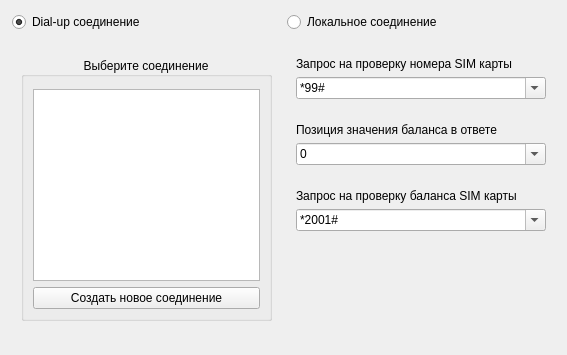
                    <widget class="QWidget" name="page_4">
                     <layout class="QVBoxLayout" name="verticalLayout_5">
                      <property name="leftMargin">
                       <number>0</number>
                      </property>
                      <property name="topMargin">
                       <number>0</number>
                      </property>
                      <property name="rightMargin">
                       <number>0</number>
                      </property>
                      <property name="bottomMargin">
                       <number>0</number>
                      </property>
                      <item>
                       <layout class="QVBoxLayout" name="verticalLayout_22" stretch="0,1">
                        <property name="leftMargin">
                         <number>12</number>
                        </property>
                        <property name="topMargin">
                         <number>12</number>
                        </property>
                        <property name="rightMargin">
                         <number>12</number>
                        </property>
                        <property name="bottomMargin">
                         <number>12</number>
                        </property>
                        <item>
                         <layout class="QHBoxLayout" name="horizontalLayout_19">
                          <item>
                           <widget class="QRadioButton" name="radioDialUpConnection">
                            <property name="text">
                             <string>Dial-up соединение</string>
                            </property>
                            <property name="checked">
                             <bool>true</bool>
                            </property>
                           </widget>
                          </item>
                          <item>
                           <widget class="QRadioButton" name="radioLocalConnection">
                            <property name="text">
                             <string>Локальное соединение</string>
                            </property>
                           </widget>
                          </item>
                         </layout>
                        </item>
                        <item>
                         <layout class="QVBoxLayout" name="verticalLayout_23">
                          <property name="spacing">
                           <number>12</number>
                          </property>
                          <property name="topMargin">
                           <number>0</number>
                          </property>
                          <property name="bottomMargin">
                           <number>0</number>
                          </property>
                          <item>
                           <widget class="QWidget" name="wgtDialUpConnectionData" native="true">
                            <layout class="QVBoxLayout" name="verticalLayout_24">
                             <property name="bottomMargin">
                              <number>0</number>
                             </property>
                             <item>
                              <spacer name="verticalSpacer_22">
                               <property name="orientation">
                                <enum>Qt::Vertical</enum>
                               </property>
                               <property name="sizeType">
                                <enum>QSizePolicy::Fixed</enum>
                               </property>
                               <property name="sizeHint" stdset="0">
                                <size>
                                 <width>20</width>
                                 <height>10</height>
                                </size>
                               </property>
                              </spacer>
                             </item>
                             <item>
                              <layout class="QHBoxLayout" name="horizontalLayout_6" stretch="1,1">
                               <property name="spacing">
                                <number>24</number>
                               </property>
                               <property name="leftMargin">
                                <number>0</number>
                               </property>
                               <property name="topMargin">
                                <number>0</number>
                               </property>
                               <property name="rightMargin">
                                <number>0</number>
                               </property>
                               <item>
                                <widget class="QGroupBox" name="grpConnection">
                                 <property name="title">
                                  <string>Выберите соединение</string>
                                 </property>
                                 <property name="alignment">
                                  <set>Qt::AlignCenter</set>
                                 </property>
                                 <layout class="QVBoxLayout" name="verticalLayout_29">
                                  <property name="topMargin">
                                   <number>12</number>
                                  </property>
                                  <item>
                                   <widget class="QListWidget" name="listWidgetConnectionList"/>
                                  </item>
                                  <item>
                                   <widget class="QPushButton" name="btnNewConnection">
                                    <property name="text">
                                     <string>Создать новое соединение</string>
                                    </property>
                                   </widget>
                                  </item>
                                 </layout>
                                </widget>
                               </item>
                               <item>
                                <layout class="QVBoxLayout" name="verticalLayout_12">
                                 <property name="leftMargin">
                                  <number>0</number>
                                 </property>
                                 <property name="rightMargin">
                                  <number>0</number>
                                 </property>
                                 <property name="bottomMargin">
                                  <number>20</number>
                                 </property>
                                 <item>
                                  <layout class="QVBoxLayout" name="verticalLayout_25">
                                   <property name="spacing">
                                    <number>6</number>
                                   </property>
                                   <item>
                                    <widget class="QLabel" name="lblRequestNumberSimReg">
                                     <property name="text">
                                      <string>Запрос на проверку номера SIM карты</string>
                                     </property>
                                    </widget>
                                   </item>
                                   <item>
                                    <widget class="QComboBox" name="cbxRequestNumberSimReg">
                                     <property name="minimumSize">
                                      <size>
                                       <width>0</width>
                                       <height>0</height>
                                      </size>
                                     </property>
                                     <property name="editable">
                                      <bool>true</bool>
                                     </property>
                                     <item>
                                      <property name="text">
                                       <string>*99#</string>
                                      </property>
                                     </item>
                                     <item>
                                      <property name="text">
                                       <string>*2000#</string>
                                      </property>
                                     </item>
                                    </widget>
                                   </item>
                                  </layout>
                                 </item>
                                 <item>
                                  <layout class="QVBoxLayout" name="verticalLayout_26">
                                   <property name="spacing">
                                    <number>6</number>
                                   </property>
                                   <item>
                                    <widget class="QLabel" name="lblPositionBalanceSimReg">
                                     <property name="text">
                                      <string>Позиция значения баланса в ответе</string>
                                     </property>
                                    </widget>
                                   </item>
                                   <item>
                                    <widget class="QComboBox" name="cbxPositionBalanceSimReg">
                                     <property name="minimumSize">
                                      <size>
                                       <width>0</width>
                                       <height>0</height>
                                      </size>
                                     </property>
                                     <property name="editable">
                                      <bool>true</bool>
                                     </property>
                                     <item>
                                      <property name="text">
                                       <string>0</string>
                                      </property>
                                     </item>
                                     <item>
                                      <property name="text">
                                       <string>1</string>
                                      </property>
                                     </item>
                                     <item>
                                      <property name="text">
                                       <string>2</string>
                                      </property>
                                     </item>
                                     <item>
                                      <property name="text">
                                       <string>3</string>
                                      </property>
                                     </item>
                                     <item>
                                      <property name="text">
                                       <string>4</string>
                                      </property>
                                     </item>
                                     <item>
                                      <property name="text">
                                       <string>5</string>
                                      </property>
                                     </item>
                                     <item>
                                      <property name="text">
                                       <string>6</string>
                                      </property>
                                     </item>
                                     <item>
                                      <property name="text">
                                       <string>7</string>
                                      </property>
                                     </item>
                                     <item>
                                      <property name="text">
                                       <string>8</string>
                                      </property>
                                     </item>
                                     <item>
                                      <property name="text">
                                       <string>9</string>
                                      </property>
                                     </item>
                                     <item>
                                      <property name="text">
                                       <string>10</string>
                                      </property>
                                     </item>
                                    </widget>
                                   </item>
                                  </layout>
                                 </item>
                                 <item>
                                  <layout class="QVBoxLayout" name="verticalLayout_27">
                                   <property name="spacing">
                                    <number>6</number>
                                   </property>
                                   <property name="margin" stdset="0">
                                    <number>0</number>
                                   </property>
                                   <item>
                                    <widget class="QLabel" name="lblRequestBalanceSimReg">
                                     <property name="text">
                                      <string>Запрос на проверку баланса SIM карты</string>
                                     </property>
                                    </widget>
                                   </item>
                                   <item>
                                    <widget class="QComboBox" name="cbxRequestBalanceSimReg">
                                     <property name="minimumSize">
                                      <size>
                                       <width>0</width>
                                       <height>0</height>
                                      </size>
                                     </property>
                                     <property name="editable">
                                      <bool>true</bool>
                                     </property>
                                     <item>
                                      <property name="text">
                                       <string>*2001#</string>
                                      </property>
                                     </item>
                                     <item>
                                      <property name="text">
                                       <string>*2001*2#</string>
                                      </property>
                                     </item>
                                     <item>
                                      <property name="text">
                                       <string>*102#</string>
                                      </property>
                                     </item>
                                     <item>
                                      <property name="text">
                                       <string>*100#</string>
                                      </property>
                                     </item>
                                    </widget>
                                   </item>
                                  </layout>
                                 </item>
                                 <item>
                                  <spacer name="verticalSpacer_7">
                                   <property name="orientation">
                                    <enum>Qt::Vertical</enum>
                                   </property>
                                   <property name="sizeHint" stdset="0">
                                    <size>
                                     <width>20</width>
                                     <height>40</height>
                                    </size>
                                   </property>
                                  </spacer>
                                 </item>
                                </layout>
                               </item>
                              </layout>
                             </item>
                             <item>
                              <spacer name="verticalSpacer_24">
                               <property name="orientation">
                                <enum>Qt::Vertical</enum>
                               </property>
                               <property name="sizeType">
                                <enum>QSizePolicy::Fixed</enum>
                               </property>
                               <property name="sizeHint" stdset="0">
                                <size>
                                 <width>20</width>
                                 <height>10</height>
                                </size>
                               </property>
                              </spacer>
                             </item>
                            </layout>
                           </widget>
                          </item>
                          <item>
                           <widget class="QWidget" name="wgtLocalConnectionData" native="true"/>
                          </item>
                         </layout>
                        </item>
                       </layout>
                      </item>
                     </layout>
                    </widget>
